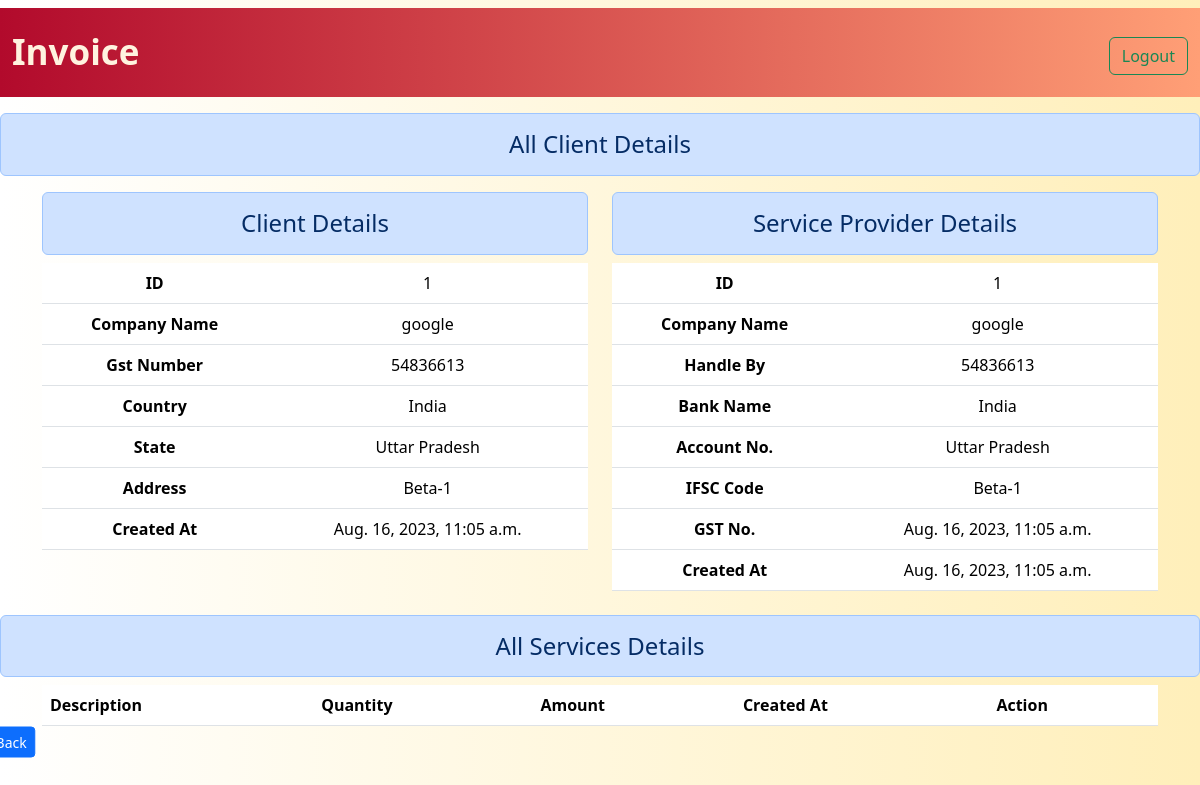
The page /show_client/1/ (signed in) on the database its author committed.
### web/models.py (models this page shows, shortened)
class Client(models.Model):
    company_name = models.CharField(max_length=250)
    gst_number = models.CharField(max_length=250)
    country = models.CharField(max_length=150)
    state = models.CharField(max_length=150)
    address = models.CharField(max_length=250)
    created_at = models.DateTimeField(auto_now_add=True)

### web/views.py (the view)
# urls.py: path('show_client/<int:id>/', views.show_client, name='show_client'),
def show_client(request, id):
    if request.user.is_authenticated:
        if request.method == 'POST':
            obj = Client.objects.get(pk=id)
        else:
            obj = Client.objects.get(pk=id)
            context = {'show_list':obj}
        return render(request, 'show.html', context)
    else:
        return HttpResponseRedirect('/')

### templates/show.html
{% extends 'base.html' %}
{% block body %}
<h4 class="alert my-2 alert-primary text-center">All Client Details</h4>
<div class="container text-center">
  <div class="row">
    <div class="col">
      <h4 class="alert my-2 alert-primary">Client Details</h4>
      <table class="table">
        <tbody>
          <tr>
            <th scope="col">ID</th>
            <td>{{show_list.id}}</td>
          </tr>
          <tr>
            <th scope="col">Company Name</th>
            <td>{{show_list.company_name}}</td>
          </tr>
          <tr>
            <th scope="col">Gst Number</th>
            <td>{{show_list.gst_number}}</td>
          </tr>
          <tr>
            <th scope="col">Country</th>
            <td>{{show_list.country}}</td>
          </tr>
          <tr>
            <th scope="col">State</th>
            <td>{{show_list.state}}</td>
          </tr>
          <tr>
            <th scope="col">Address</th>
            <td>{{show_list.address}}</td>
          </tr>
          <tr>
            <th scope="col">Created At</th>
            <td>{{show_list.created_at}}</td>
          </tr>
      </table>
    </div>
    <div class="col">
      <h4 class="alert my-2 alert-primary">Service Provider Details</h4>
      <table class="table">
        <tbody>
          <tr>
            <th scope="col">ID</th>
            <td>{{show_list.id}}</td>
          </tr>
          <tr>
            <th scope="col">Company Name</th>
            <td>{{show_list.company_name}}</td>
          </tr>
          <tr>
            <th scope="col">Handle By</th>
            <td>{{show_list.gst_number}}</td>
          </tr>
          <tr>
            <th scope="col">Bank Name</th>
            <td>{{show_list.country}}</td>
          </tr>
          <tr>
            <th scope="col">Account No.</th>
            <td>{{show_list.state}}</td>
          </tr>
          <tr>
            <th scope="col">IFSC Code</th>
            <td>{{show_list.address}}</td>
          </tr>
          <tr>
            <th scope="col">GST No.</th>
            <td>{{show_list.created_at}}</td>
          </tr>
          <tr>
            <th scope="col">Created At</th>
            <td>{{show_list.created_at}}</td>
          </tr>
      </table>
    </div>
  </div>
</div>
{% include 'show_service.html' %}
<div class="col-6">
  <a href="{% url 'all_list' %}"><h4 class="btn btn-primary translate-middle  btn-sm">Go Back</h4></a>
</div>
{% endblock body %}

### templates/base.html (style rules this page uses)
body { background: #FFEFBA; background: -webkit-linear-gradient(to right, #FFFFFF, #FFEFBA); background: linear-gradient(to right, #FFFFFF, #FFEFBA); }

### rows shown on the page
Client: id "1", company_name "google", gst_number "54836613", country "India", state "Uttar Pradesh", address "Beta-1", created_at "Aug. 16, 2023, 11:05 a.m."
